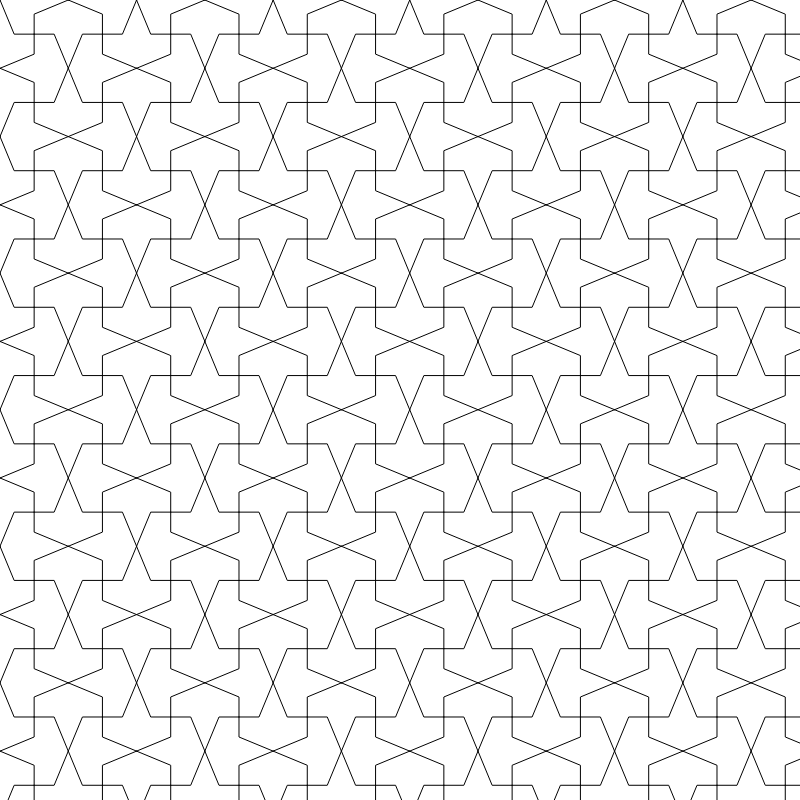
Frame 1 (no input)
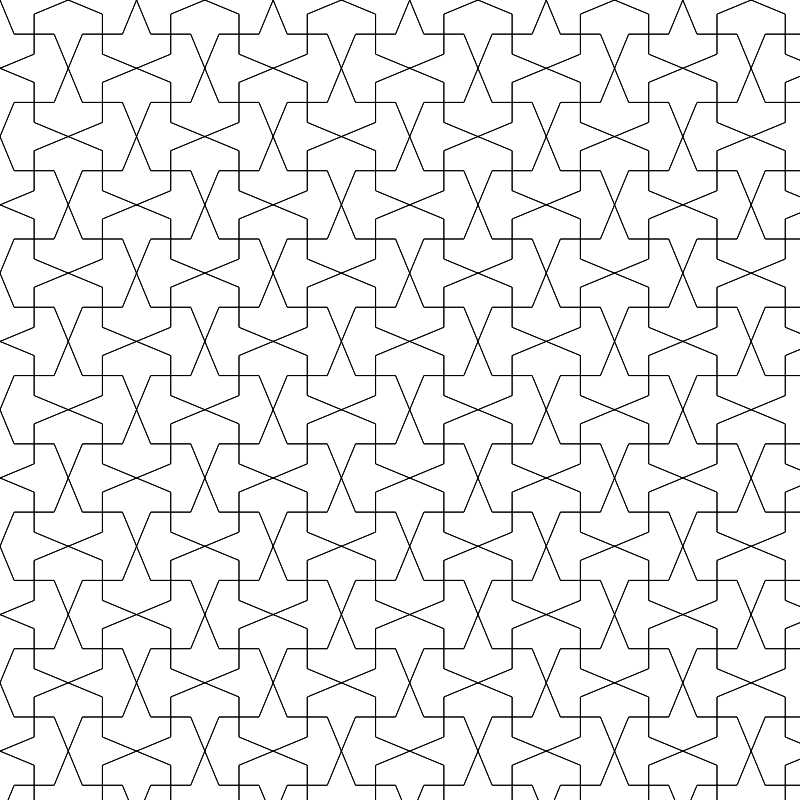
Frame 2 (the mouse pressed at the canvas centre, redrawn once)

The p5.js sketch that drew these frames (run headless with seeded random() and noise() and a simulated clock; the mouse was pressed at the canvas centre and the sketch redrawn once):

// p5.js sketch
// ── sketch.js
/*
Code written by Selcuk ARTUT 2022
Geometric Patterns with Creative Coding 
All rights reserved
*/

//Motif class
class Motif {
    constructor(a) {
        this.a = a;
    }

    display() {
        let x0, y0, x1, y1, x2, y2;
        let b = this.a * (sin(45) / sin(22.5));
        let dx = this.a + b * cos(67.5);
        let dy = dx;

        for (let k = 0; k < 4; k++) {
            push();
                //mirroring
                switch (k) {
                    case 0:
                        scale(1, 1);
                        break;
                    case 1:
                        scale(1, -1);
                        break;
                    case 2:
                        scale(-1, -1);
                        break;
                    case 3:
                        scale(-1, 1);
                        break;
                    default:
                    //
                }
                translate(dx, -dy);
                //quarter shape
                for (let i = 0; i < 4; i++) {
                    rotate(i * 90);
                    beginShape();
                    x0 = 0;
                    y0 = 0;
                    x1 = a;
                    y1 = 0;
                    x2 = a + b * cos(67.5);
                    y2 = b * sin(67.5);
                    vertex(x0, -y0);
                    vertex(x1, -y1);
                    vertex(x2, -y2);
                    endShape();
                }
            pop();
        }
    }
}

//scale factor
let a = 20;
let motif = new Motif(a);
let xOff, yOff;
let nRow;
let nCol;

function setup() {
    createCanvas(800, 800);
    angleMode(DEGREES);
    noLoop();
    noFill();

    let b = a * (sin(45) / sin(22.5));
    xOff = 4 * (a + b * cos(67.5));
    yOff = xOff;

    //approximate the nRow and nCol values
    nRow = 1 + ceil(height / xOff);
    nCol = 1 + ceil(width / yOff);
}

function draw() {
    push();
        for (let r = 0; r < nRow; r++) {
            for (let c = 0; c < nCol; c++) {
                push();
                    translate(xOff * c, yOff * r);
                    motif.display();
                pop();
            }
        }
    pop();
}
